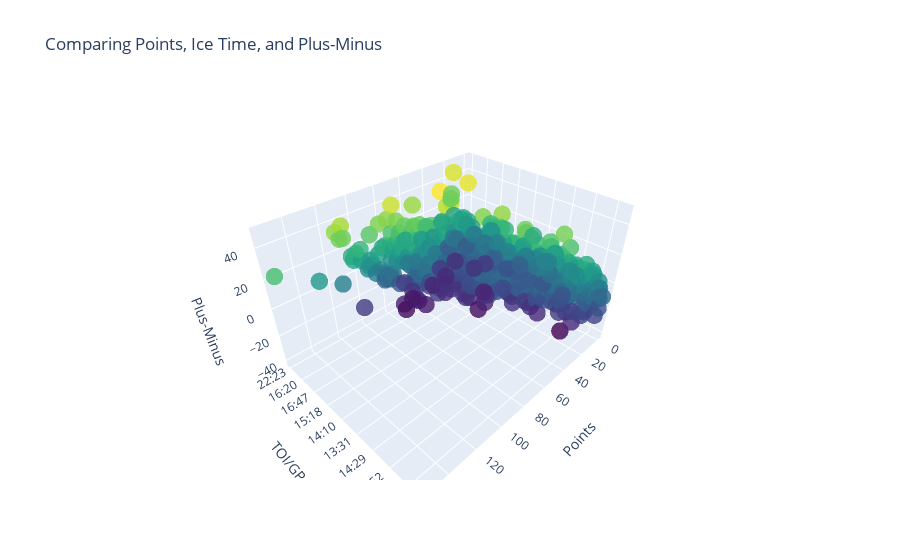

Notebook source saved alongside this figure:
### Code cell
import plotly.graph_objects as go

#using dataFrame as "df_filtered"

if not df_filtered.empty:
    # Create a 3D scatter plot
    fig = go.Figure(data=[go.Scatter3d(
        x=df_filtered['P'],
        y=df_filtered['TOI/GP'],
        z=df_filtered['+/-'],
        mode='markers',
        marker=dict(
            size=6,
            color=df_filtered['+/-'],  # Set color to "+/-" value
            colorscale='Viridis',  # Choose a colorscale
            opacity=0.8
        ),
        text=df_filtered['Player'],
        hovertemplate=
        "<b>%{text}</b><br><br>" +
        "Points: %{x}<br>" +
        "TOI/GP: %{y}<br>" +
        "Plus-Minus: %{z}<br>"
    )])

    # Customize axis labels and the plot's title
    fig.update_layout(
        scene=dict(
            xaxis_title='Points',
            yaxis_title='TOI/GP',
            zaxis_title='Plus-Minus'
        ),
        title='Comparing Points, Ice Time, and Plus-Minus',
        showlegend=False
    )

    # Show the plot
    fig.show()
else:
    print("The filtered DataFrame is empty.")

### Figure 1 — Plotly figure (JSON) as saved in the notebook; plotly's stock layout.template omitted (floating-point values rounded to 4 significant figures; data arrays with more than 128 entries replaced by an {"elided": "..."} marker saying what was removed)
{"data": [{"hovertemplate": "<b>%{text}</b><br><br>Points: %{x}<br>TOI/GP: %{y}<br>Plus-Minus: %{z}<br>", "marker": {"color": {"elided": "647 int values"}, "colorscale": [[0, "#440154"], [0.1111, "#482878"], [0.2222, "#3e4989"], [0.3333, "#31688e"], [0.4444, "#26828e"], [0.5556, "#1f9e89"], [0.6667, "#35b779"], [0.7778, "#6ece58"], [0.8889, "#b5de2b"], [1, "#fde725"]], "opacity": 0.8, "size": 6}, "mode": "markers", "text": {"elided": "647 str values"}, "type": "scatter3d", "x": {"elided": "647 int values"}, "y": {"elided": "647 str values"}, "z": {"elided": "647 int values"}}], "layout": {"scene": {"xaxis": {"title": {"text": "Points"}}, "yaxis": {"title": {"text": "TOI/GP"}}, "zaxis": {"title": {"text": "Plus-Minus"}}}, "showlegend": false, "title": {"text": "Comparing Points, Ice Time, and Plus-Minus"}}}
